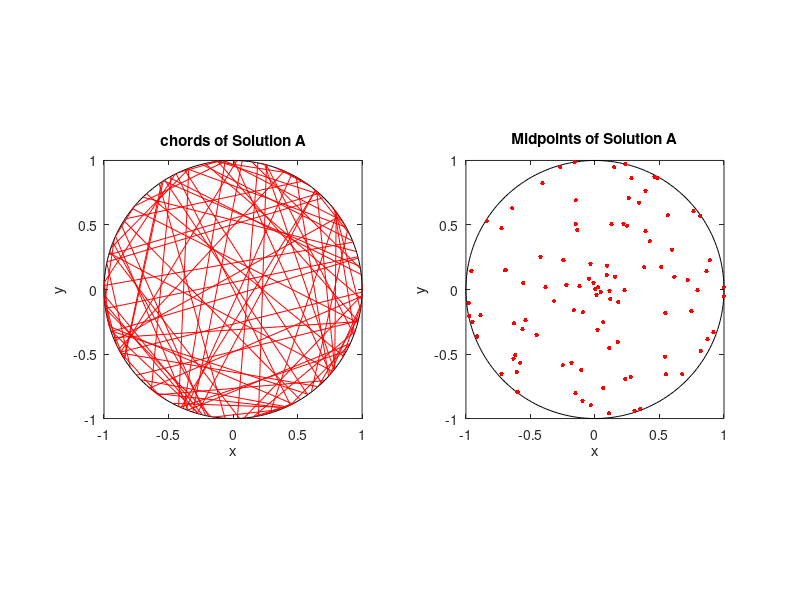
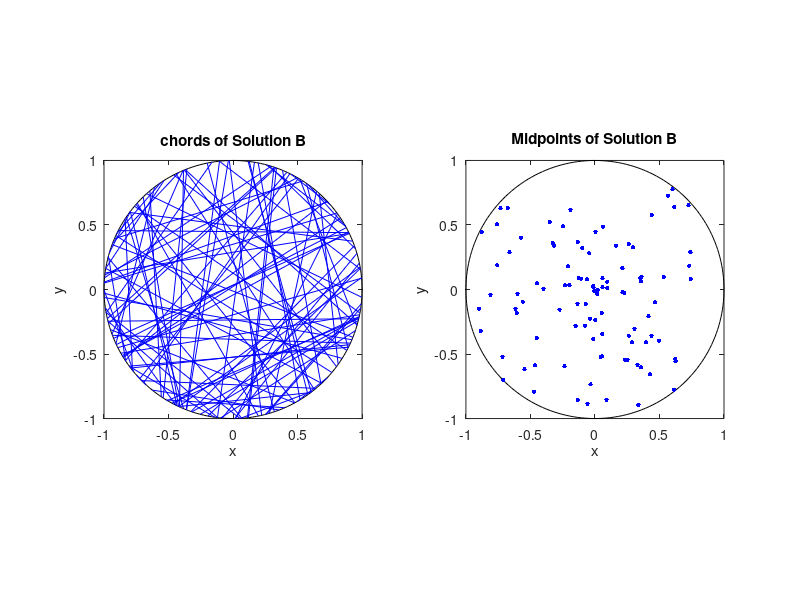
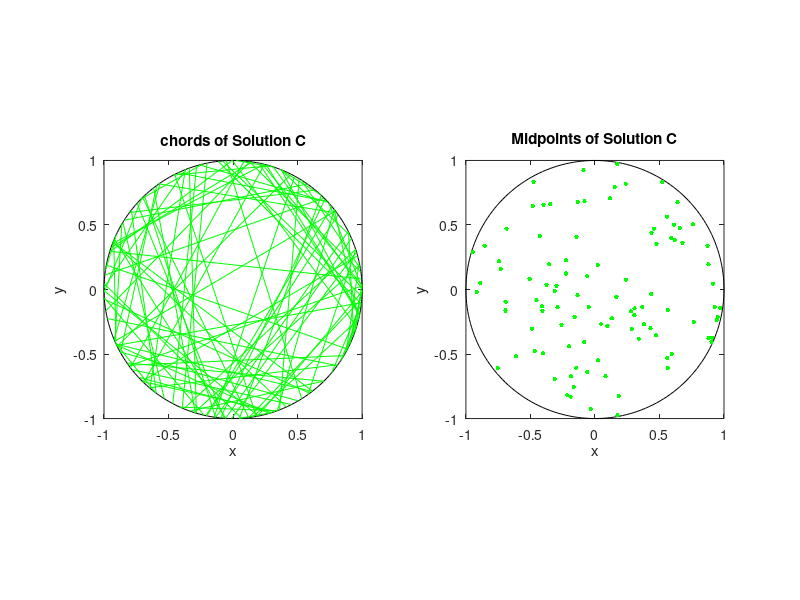

Recreate these plots in MATLAB, in order.
% Illustrates the three solutions of the Betrand paradox on a disk.
% The three solutions are labelled A, B and C, which correspond to
% solutions 1, 2 and 3 in, for example, the Wikipedia article:
% https://en.wikipedia.org/wiki/Bertrand_paradox_(probability)
% Author: H. Paul Keeler, 2019.

close all; clearvars; clc;

%%%START Parameters START%%%
%Simulation disk dimensions
xx0=0; yy0=0; %center of disk
r=1; %disk radius
numbLines=10^2;%number of lines
%%%END Parameters END%%%

%%%START Simulate three solutions on a disk START%%%
%Solution A
thetaA1=2*pi*rand(numbLines,1); %choose angular component uniformly
thetaA2=2*pi*rand(numbLines,1); %choose angular component uniformly

%calculate chord endpoints
xxA1=xx0+r*cos(thetaA1);
yyA1=yy0+r*sin(thetaA1);
xxA2=xx0+r*cos(thetaA2);
yyA2=yy0+r*sin(thetaA2);
%calculate midpoints of chords
xxA0=(xxA1+xxA2)/2; yyA0=(yyA1+yyA2)/2;

%Solution B
thetaB=2*pi*rand(numbLines,1); %choose angular component uniformly
pB=r*rand(numbLines,1); %choose radial component uniformly
qB=sqrt(r.^2-pB.^2); %distance to circle edge (alonge line)

%calculate trig values
sin_thetaB=sin(thetaB);
cos_thetaB=cos(thetaB);

%calculate chord endpoints
xxB1=xx0+pB.*cos_thetaB+qB.*sin_thetaB;
yyB1=yy0+pB.*sin_thetaB-qB.*cos_thetaB;
xxB2=xx0+pB.*cos_thetaB-qB.*sin_thetaB;
yyB2=yy0+pB.*sin_thetaB+qB.*cos_thetaB;
%calculate midpoints of chords
xxB0=(xxB1+xxB2)/2; yyB0=(yyB1+yyB2)/2;

%Solution C
%choose a point uniformly in the disk
thetaC=2*pi*rand(numbLines,1); %choose angular component uniformly
pC=r*sqrt(rand(numbLines,1)); %choose radial component
qC=sqrt(r.^2-pC.^2); %distance to circle edge (alonge line)

%calculate trig values
sin_thetaC=sin(thetaC);
cos_thetaC=cos(thetaC);

%calculate chord endpoints
xxC1=xx0+pC.*cos_thetaC+qC.*sin_thetaC;
yyC1=yy0+pC.*sin_thetaC-qC.*cos_thetaC;
xxC2=xx0+pC.*cos_thetaC-qC.*sin_thetaC;
yyC2=yy0+pC.*sin_thetaC+qC.*cos_thetaC;
%calculate midpoints of chords
xxC0=(xxC1+xxC2)/2; yyC0=(yyC1+yyC2)/2;
%%%END Simulate three solutions on a disk END%%%

%%%START Do some statistics on chord lengths START%%%
lengthSide=r*sqrt(3); %length of triangle side
%chord lengths
lengthA=hypot(xxA1-xxA2,yyB1-yyB2); %Method A
lengthB=hypot(xxB1-xxB2,yyB1-yyB2); %Method B
lengthC=hypot(xxC1-xxC2,yyC1-yyC2); %Method C

%estimated probability of chord being longer than triangle side
probEstA=mean(lengthA>lengthSide) %Method A
probEstB=mean(lengthB>lengthSide) %Method B
probEstC=mean(lengthC>lengthSide) %Method C
%%%END Do some statistics on chord lengths END%%%

%Plot if there are less than a thousand lines.
if numbLines<1000     
    %create points for circle
    t=linspace(0,2*pi,200);
    xp=r*cos(t); yp=r*sin(t);
    
    %%% START Plotting %%%START
    %Solution A
    figure;
    subplot(1,2,1);
    %draw circle
    plot(xx0+xp,yy0+yp,'k');
    axis square; hold on;
    xlabel('x'); ylabel('y');
    title('chords of Solution A');
    %plot chords of Solution A
    plot([xxA1';xxA2'],[yyA1';yyA2'],'r');
    subplot(1,2,2);
    %draw circle
    plot(xx0+xp,yy0+yp,'k');
    axis square; hold on;
    xlabel('x'); ylabel('y');
    title('Midpoints of Solution A');
    %plot midpoints of Solution A
    plot(xxA0,yyA0,'r.','MarkerSize',10);
    
    %Solution B
    figure;
    subplot(1,2,1);
    %draw circle
    plot(xx0+xp,yy0+yp,'k');
    axis square; hold on;
    xlabel('x'); ylabel('y');
    title('chords of Solution B');
    %plot chords of Solution B
    plot([xxB1';xxB2'],[yyB1';yyB2'],'b');
    subplot(1,2,2);
    %draw circle
    plot(xx0+xp,yy0+yp,'k');
    axis square; hold on;
    xlabel('x'); ylabel('y');
    title('Midpoints of Solution B');
    %plot midpoints of Solution B
    plot(xxB0,yyB0,'b.','MarkerSize',10);
    
    %Solution C
    figure;
    subplot(1,2,1);
    %draw circle
    plot(xx0+xp,yy0+yp,'k');
    axis square; hold on;
    xlabel('x'); ylabel('y');
    title('chords of Solution C');
    %plot chords of Solution C
    plot([xxC1';xxC2'],[yyC1';yyC2'],'g');
    subplot(1,2,2);
    %draw circle
    plot(xx0+xp,yy0+yp,'k');
    axis square; hold on;
    xlabel('x'); ylabel('y');
    title('Midpoints of Solution C');
    %plot midpoints of Solution C
    plot(xxC0,yyC0,'g.','MarkerSize',10);
    %%%END Plotting END%%%
end
